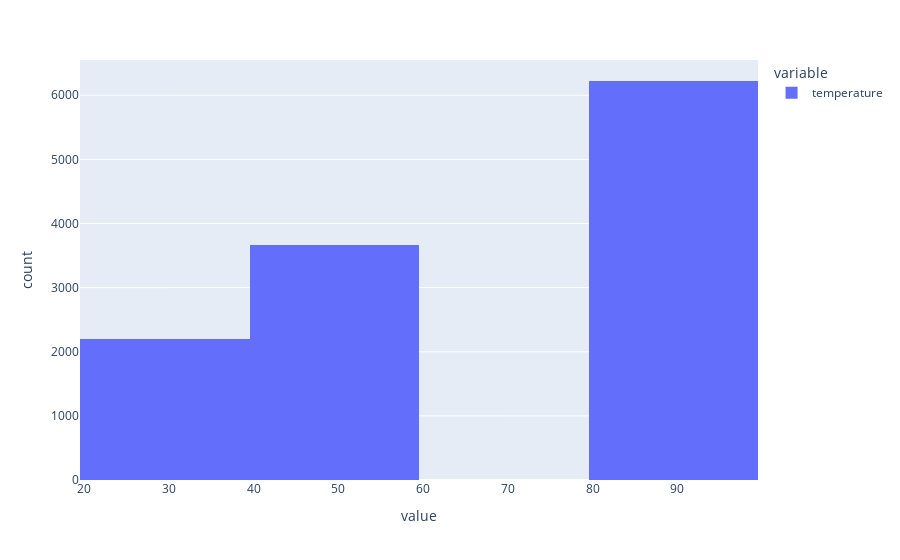

Write notebook code for a chart like this one.
### Markdown cell above
6. Use a histogram to visualize the temperature column.

### Code cell
px.histogram(data['temperature'])

### Figure 1 — Plotly figure (JSON) as saved in the notebook; plotly's stock layout.template omitted (floating-point values rounded to 4 significant figures; data arrays with more than 128 entries replaced by an {"elided": "..."} marker saying what was removed)
{"data": [{"alignmentgroup": "True", "bingroup": "x", "hovertemplate": "variable=temperature<br>value=%{x}<br>count=%{y}<extra></extra>", "legendgroup": "temperature", "marker": {"color": "#636efa", "pattern": {"shape": ""}}, "name": "temperature", "offsetgroup": "temperature", "orientation": "v", "showlegend": true, "type": "histogram", "x": {"elided": "12079 int values"}, "xaxis": "x", "yaxis": "y"}], "layout": {"barmode": "relative", "legend": {"title": {"text": "variable"}, "tracegroupgap": 0}, "margin": {"t": 60}, "xaxis": {"anchor": "y", "domain": [0, 1], "title": {"text": "value"}}, "yaxis": {"anchor": "x", "domain": [0, 1], "title": {"text": "count"}}}}
